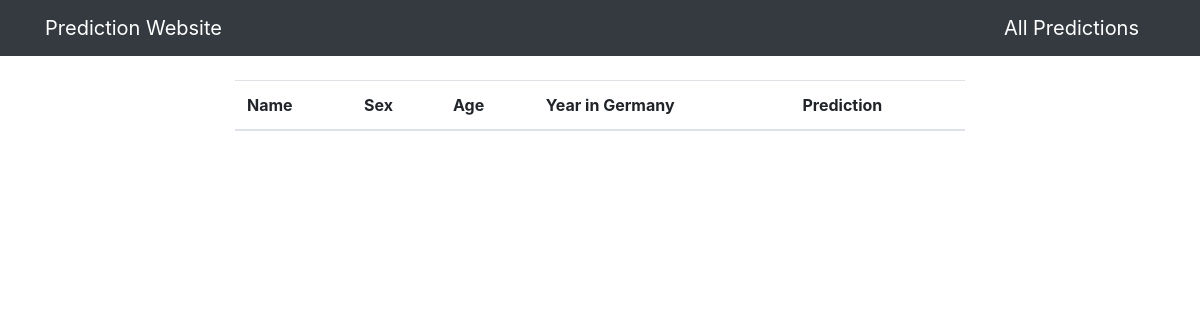
Before: /predictions/ with the older database file.
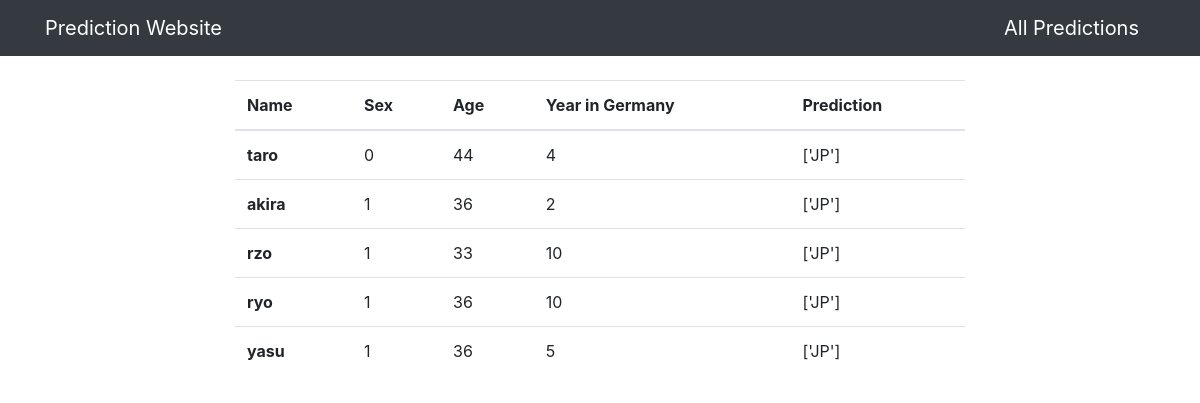
After: the same page with the newer database file.
### dashboard/models.py (models this page shows, shortened)
class Data(models.Model):
    name = models.CharField(max_length=100, null=True)
    sex = models.PositiveIntegerField(choices=GENDER, null=True)
    age = models.PositiveIntegerField(null=True)
    year_in_germany = models.PositiveIntegerField(null=True)
    predictions = models.CharField(max_length=100, blank=True)
    date = models.DateTimeField(auto_now_add=True)
    class Meta:
        ordering = ['-date']

### dashboard/views.py (the view)
# urls.py: path('predictions/', views.predictions, name='dashboard-predictions'),
def predictions(request):
    predicted_des = Data.objects.all()
    context = {
        'predicted_des': predicted_des
    }
    return render(request, 'dashboard/predictions.html', context)

### templates/dashboard/predictions.html (shortened to what this page needs)
{% extends 'partials/base.html' %}
{% block content  %}
<div class="container">
    <div class="row mt-4">
        <div class="col-md-8 offset-md-2">
            <table class="table">
                <thead>
                  <tr>
                    <th scope="col">Name</th>
                    <th scope="col">Sex</th>
                    <th scope="col">Age</th>
                    <th scope="col">Year in Germany</th>
                    <th scope="col">Prediction</th>
                  </tr>
                </thead>
                <tbody>
                  {% for data in predicted_des %}
                  <tr>
                    <th scope="row">{{ data.name }}</th>
                    <td>{{ data.sex }}</td>
                    <td>{{ data.age }}</td>
                    <td>{{ data.year_in_germany }}</td>
                    <td>{{ data.predictions }}</td>
                  </tr>
                  {% endfor %}
                </tbody>
              </table>
        </div>
    </div>
</div>
{% endblock %}

### templates/partials/base.html (shortened to what this page needs)
<!doctype html>
<html lang="en">
  <head>
    <link rel="stylesheet" href="https://cdn.jsdelivr.net/npm/bootstrap@4.6.0/dist/css/bootstrap.min.css">
  </head>
  <body>
    {% include 'partials/nav.html' %}
    {% block content  %}
    {% endblock %}
  </body>
</html>

### templates/partials/nav.html
<nav class="navbar navbar-dark bg-dark">
    <div class="container">
        <a class="navbar-brand" href="{% url 'dashboard-index' %}">Prediction Website</a>
        <a class="navbar-brand ml-auto" href="{% url 'dashboard-predictions' %}">All Predictions</a>
    </div>
</nav>

Changed rows visible on the page:
added Data: name "taro", sex "0", age "44", year_in_germany "4", predictions "['JP']"
added Data: name "akira", sex "1", age "36", year_in_germany "2", predictions "['JP']"
added Data: name "rzo", sex "1", age "33", year_in_germany "10", predictions "['JP']"
added Data: name "ryo", sex "1", age "36", year_in_germany "10", predictions "['JP']"
added Data: name "yasu", sex "1", age "36", year_in_germany "5", predictions "['JP']"
